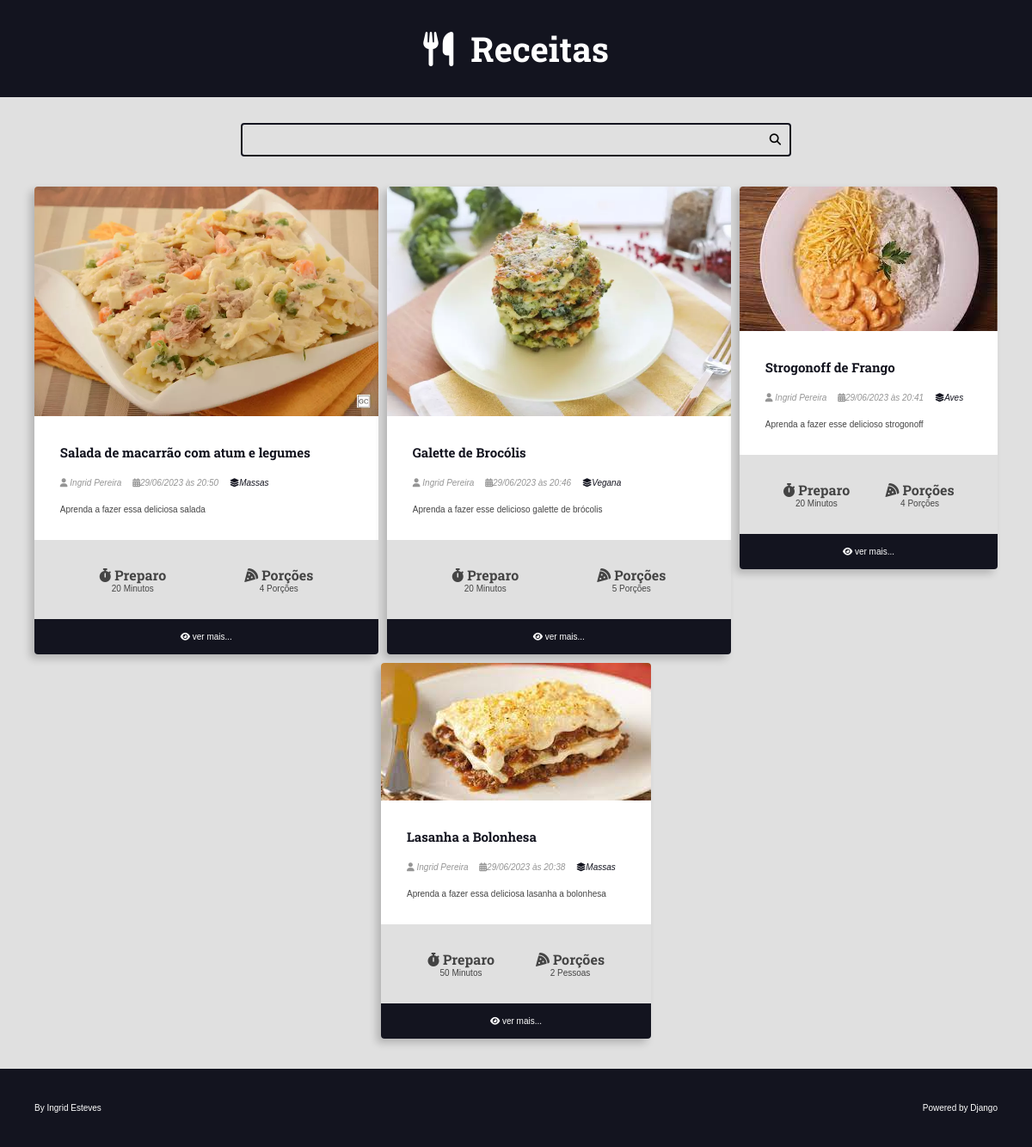
The app's page /, older data.
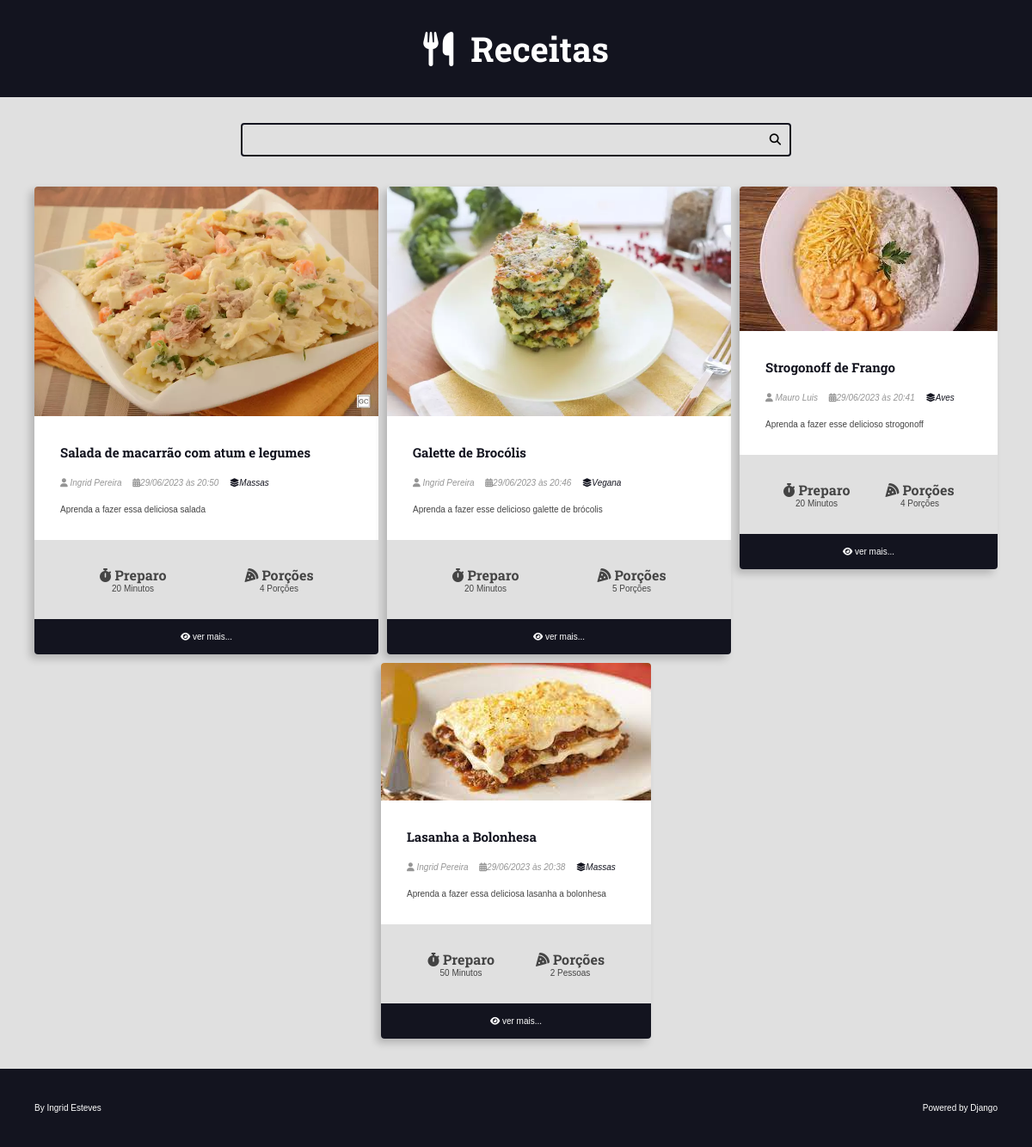
The same page, newer data.
### recipes/models.py (models this page shows, shortened)
class Recipe(models.Model):
    title = models.CharField(max_length=65)
    description = models.CharField(max_length=165)
    slug = models.SlugField()
    preparation_time = models.IntegerField()
    preparation_time_unit = models.CharField(max_length=65)
    servings = models.IntegerField()
    servings_unit = models.CharField(max_length=65)
    preparation_steps = models.TextField()
    preparation_steps_is_html = models.BooleanField(default=False)
    created_at = models.DateTimeField(auto_now_add=True)
    updated_at = models.DateTimeField(auto_now=True)
    is_published = models.BooleanField(default=False)
    cover = models.ImageField(upload_to='recipes/covers/%Y/%m/%d/', blank=True, default='')
    category = models.ForeignKey(
        Category, on_delete=models.SET_NULL, null=True, blank=True, default=None,
    )
    author = models.ForeignKey(
        User, on_delete=models.SET_NULL, null=True
    )

class Category(models.Model):
    name = models.CharField(max_length=65)

### recipes/views.py (the view)
# urls.py: 2. Add a URL to urlpatterns:  path('', views.home, name='home')
def home(request):
    recipes = Recipe.objects.filter(is_published=True,).order_by('-id')
    return render(request, 'recipes/pages/home.html', context={'recipes': recipes, })

### recipes/templates/recipes/pages/home.html (shortened to what this page needs)
{% extends 'global/base.html' %}
{% block content %}
<div class="main-content main-containt-list container flex flex-wrap">
    {% for recipe in recipes %}
        {% include 'recipes/partials/recipe.html' %}
    {% empty %}
        <div class="center m-y">
            <h1>Que pena! Ainda não existem receitas cadastradas :(</h1>
        </div>
    {% endfor %}
</div>
{% endblock content %}

### recipes/templates/recipes/partials/recipe.html (shortened to what this page needs)
<div class="recipe recipe-list-item">
    {% if recipe.cover %}
        <div class="recipe-cover">
            <a href="{% url 'recipes:recipe' recipe.id %}">
                <img src="{{ recipe.cover.url }}" alt="Imagem Temporária">
            </a>
        </div>
    {% endif %}
    <div class="recipe-title-container">
        <h2 class="recipe-title">
            <a href="{% url 'recipes:recipe' recipe.id %}">
                {{ recipe.title }}
            </a>
        </h2>
    </div>
    <div class="recipe-author">
        {% if recipe.author is not None %}
            <span class="recipe-author-item">
                <i class="fas fa-user"></i>
                {% if recipe.author.first_name %}
                    {{ recipe.author.first_name }} {{ recipe.author.last_name }}
                {% else %}
                    {{ recipe.author.username }}
                {% endif %}
            </span>
        {% endif %}
        <span class="recipe-author-item">
            <i class="fas fa-calendar-alt"></i>{{ recipe.created_at|date:"d/m/Y" }} às {{ recipe.created_at|date:"H:i" }}
        </span>
        {% if recipe.category is not None %}
            <span class="recipe-author-item">
                <a href="{% url 'recipes:category' recipe.category.id %}"><i class="fas fa-layer-group"></i><span>{{ recipe.category.name }}</span></a>
            </span>
        {% endif %}
    </div>
    <div class="recipe-content">
        <p>{{ recipe.description }}</p>
    </div>
    <div class="recipe-meta-container">
        <div class="recipe-meta recipe-preparation">
            <h3 class="recipe-meta-title"><i class="fas fa-stopwatch"></i> Preparo</h3>
            <div class="recipe-meta-text">
                {{ recipe.preparation_time }} {{ recipe.preparation_time_unit }}
            </div>
        </div>
        <div class="recipe-meta recipe-servings">
            <h3 class="recipe-meta-title"><i class="fas fa-pizza-slice"></i> Porções</h3>
            <div class="recipe-meta-text">
                {{ recipe.servings }} {{ recipe.servings_unit }}
            </div>
        </div>
    </div>
    {% if is_detail_page is not True %}
        <footer class="recipe-footer">
            <a class="recipe-read-more button button-dark button-full-width" href="{% url 'recipes:recipe' recipe.id %}">
                <i class="fas fa-eye"></i>
                <span>ver mais...</span>
            </a>
        </footer>
    {% endif %}
</div>

Row changes from the older to the newer data that the page shows:
changed Recipe "Strogonoff de Frango": author.first_name "Ingrid" → "Mauro"; author.last_name "Pereira" → "Luis"
